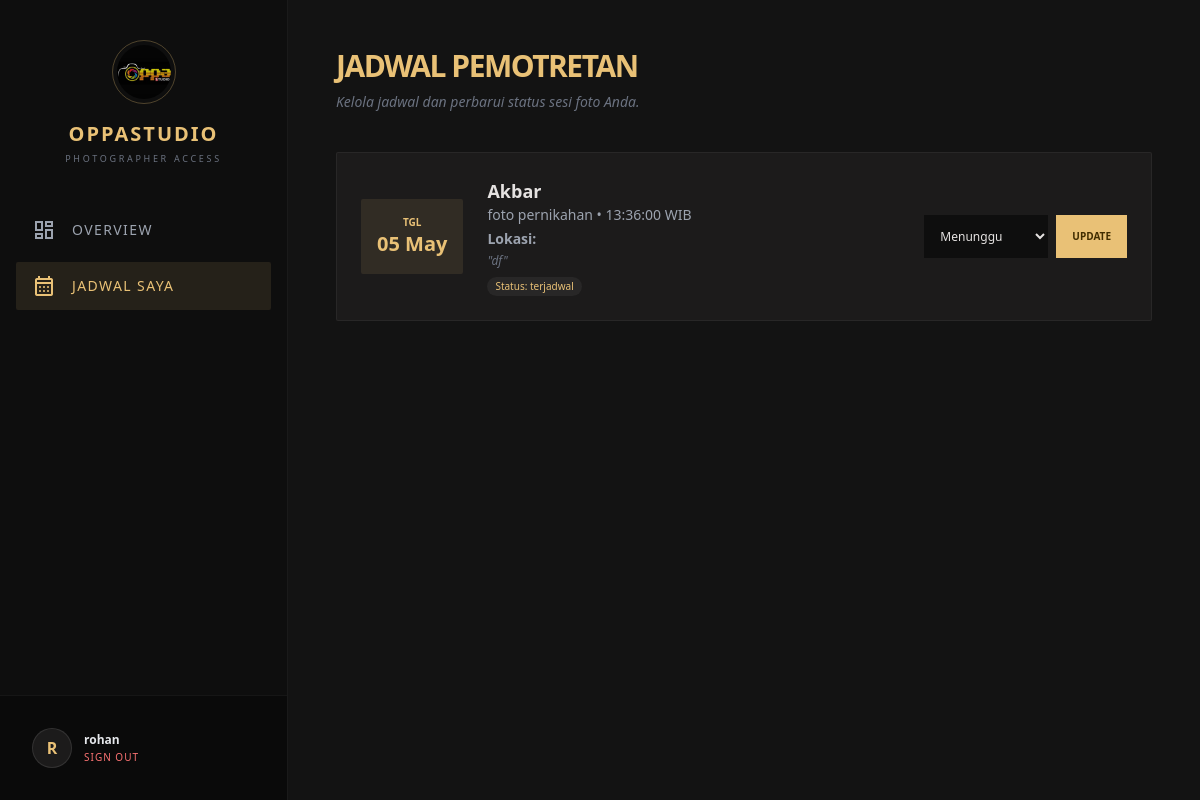
/fotografer/jadwal_pemotretan.php (signed in), run on the app's committed database.
### tables this page shows
CREATE TABLE `jadwal` (
  `id_jadwal` int NOT NULL,
  `id_booking` int NOT NULL,
  `id_fotografer` int NOT NULL,
  `tanggal` date DEFAULT NULL,
  `jam` time DEFAULT NULL,
  `status` enum('terjadwal','selesai') DEFAULT 'terjadwal'
);

CREATE TABLE `users` (
  `id_user` int NOT NULL,
  `nama` varchar(100) NOT NULL,
  `email` varchar(100) NOT NULL,
  `password` varchar(255) NOT NULL,
  `no_hp` varchar(15) DEFAULT NULL,
  `role` enum('admin','fotografer','pelanggan') NOT NULL,
  `created_at` timestamp NULL DEFAULT CURRENT_TIMESTAMP
);

CREATE TABLE `paket` (
  `id_paket` int NOT NULL,
  `nama_paket` varchar(100) NOT NULL,
  `harga` int NOT NULL,
  `deskripsi` text,
  `durasi` varchar(50) DEFAULT NULL,
  `created_at` timestamp NULL DEFAULT CURRENT_TIMESTAMP,
  `status_paket` enum('aktif','nonaktif') DEFAULT 'aktif'
);

CREATE TABLE `booking` (
  `id_booking` int NOT NULL,
  `id_user` int NOT NULL,
  `id_paket` int NOT NULL,
  `id_fotografer` int DEFAULT NULL,
  `tanggal` date NOT NULL,
  `jam` time NOT NULL,
  `lokasi` varchar(255) DEFAULT NULL,
  `catatan` text,
  `status` enum('menunggu','dikonfirmasi','selesai') DEFAULT 'menunggu'
);

### fotografer/jadwal_pemotretan.php (the view, shortened to what this page needs)
<?php
include '../config/koneksi.php';
$id_user_login = $_SESSION['id_user'];
$query = "SELECT j.id_jadwal, j.tanggal, j.jam, j.status,
                 b.lokasi, b.catatan,
                 p.nama_paket,
                 u_pelanggan.nama AS nama_pelanggan
          FROM jadwal j
          JOIN booking b ON j.id_booking = b.id_booking
          JOIN paket p ON b.id_paket = p.id_paket
          JOIN users u_pelanggan ON b.id_user = u_pelanggan.id_user
          JOIN fotografer f ON j.id_fotografer = f.id_fotografer
          WHERE f.id_user = '$id_user_login'
          ORDER BY j.tanggal ASC, j.jam ASC";
$result_jadwal = mysqli_query($conn, $query);
?>
<!DOCTYPE html>
<html class="dark" lang="en">
<head>
    <script src="https://cdn.tailwindcss.com"></script>
</head>
<body class="bg-[#131313] text-[#e5e2e1] flex min-h-screen">
    <?php include '../includes/sidebar_fotografer.php'; ?>
    <main class="flex-1 p-12">
        <header class="mb-10">
            <h2 class="text-3xl font-bold text-[#e9c176] mb-2 uppercase tracking-tighter">Jadwal Pemotretan</h2>
            <p class="text-gray-500 text-sm italic">Kelola jadwal dan perbarui status sesi foto Anda.</p>
        </header>
        <div class="grid grid-cols-1 gap-6">
            <?php if (mysqli_num_rows($result_jadwal) > 0): ?>
                <?php while($row = mysqli_fetch_assoc($result_jadwal)): ?>
                <div class="bg-[#1c1b1b] border border-white/5 p-6 rounded-sm flex flex-col md:flex-row justify-between items-center gap-6">
                    <div class="flex items-center gap-6">
                        <div class="bg-[#e9c176]/10 p-4 rounded-sm text-[#e9c176] text-center min-w-[80px]">
                            <p class="text-[10px] uppercase font-bold">Tgl</p>
                            <p class="text-xl font-bold"><?= date('d M', strtotime($row['tanggal'])) ?></p>
                        </div>
                        <div>
                            <h4 class="font-bold text-lg"><?= ucwords($row['nama_pelanggan']) ?></h4>
                            <p class="text-sm text-gray-400"><?= $row['nama_paket'] ?> • <?= $row['jam'] ?> WIB</p>
                            <p class="text-sm text-gray-500 mt-1"><strong class="text-gray-400">Lokasi:</strong> <?= $row['lokasi'] ?></p>
                            <?php if(!empty($row['catatan'])): ?>
                                <p class="text-xs text-gray-500 italic mt-1">"<?= $row['catatan'] ?>"</p>
                            <?php endif; ?>
                            <p class="text-[10px] mt-2 px-2 py-0.5 bg-white/5 inline-block rounded-full text-[#e9c176]">Status: <?= $row['status'] ?></p>
                        </div>
                    </div>
                    <form method="POST" class="flex gap-2">
                        <select name="status" class="bg-[#0e0e0e] text-xs p-3 border-none text-[#e5e2e1] outline-none focus:ring-1 focus:ring-[#e9c176]">
                            <option value="Menunggu" <?= $row['status'] == 'Menunggu' ? 'selected' : '' ?>>Menunggu</option>
                        </select>
                        <button type="submit" name="update_status" class="bg-[#e9c176] text-[#412d00] px-4 py-2 text-[10px] font-bold uppercase hover:brightness-110">
                            Update
                        </button>
                    </form>
                </div>
                <?php endwhile; ?>
            <?php endif; ?>
        </div>
    </main>
</body>
</html>

### data on the page
jadwal: tanggal "05 May", users.nama "Akbar", paket.nama_paket "foto pernikahan", jam "13:36:00", id_booking.catatan "df", status "terjadwal"

### other printed values
substr($_SESSION['nama'], 0, 1) "R"
$_SESSION['nama'] "rohan"
